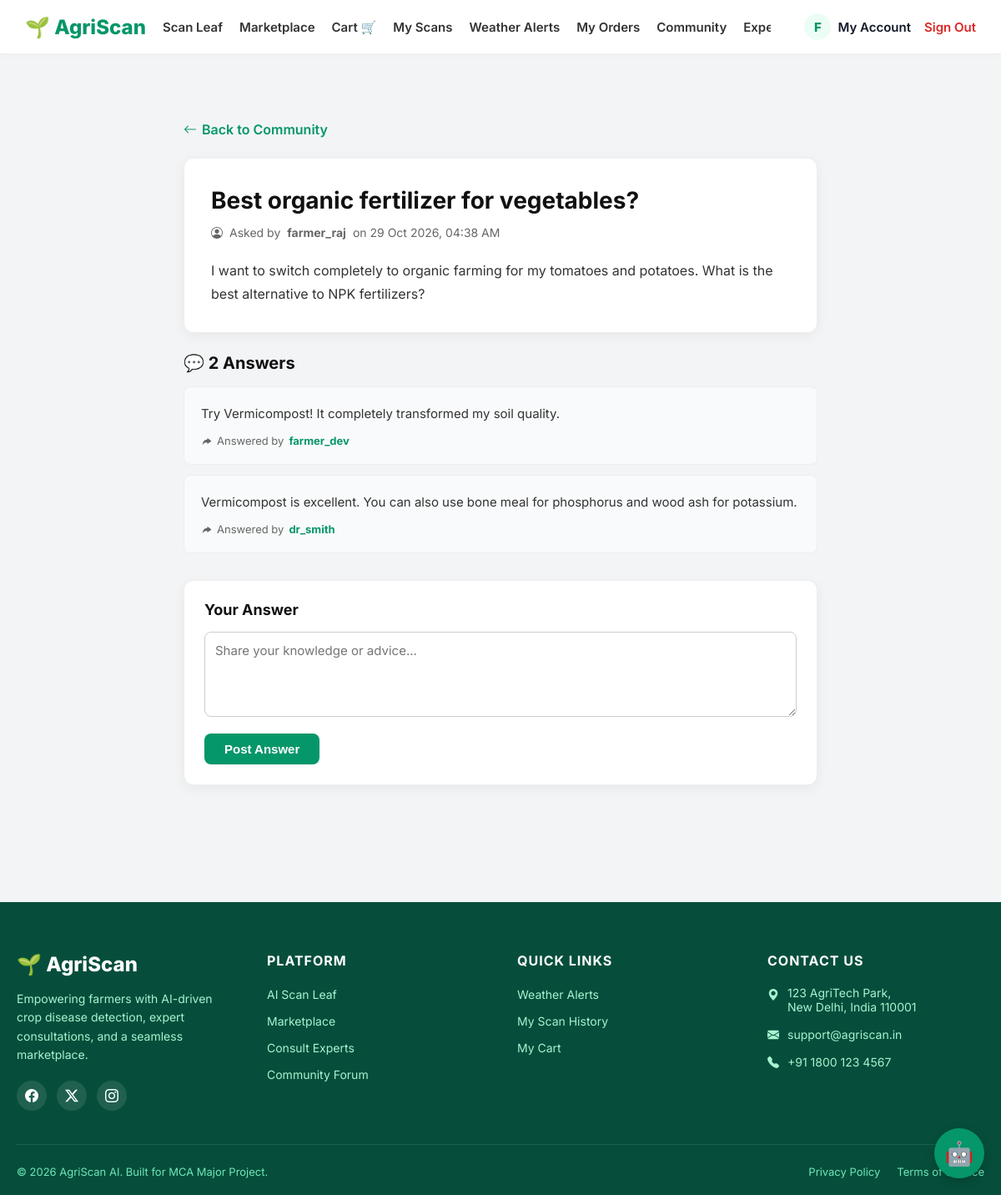
The page /community/forum/4/ (signed in) on the database its author committed.
### accounts/models.py (models this page shows)
class User(AbstractUser):
    ROLE_CHOICES = (
        ('farmer', 'Farmer'),
        ('agronomist', 'Agronomist'),
        ('seller', 'Seller'),
        ('admin', 'Admin'),
    )
    role = models.CharField(max_length=20, choices=ROLE_CHOICES, default='farmer')
    phone = models.CharField(max_length=15, blank=True)

### community/models.py (models this page shows)
class ForumPost(models.Model):
    author = models.ForeignKey(User, on_delete=models.CASCADE)
    title = models.CharField(max_length=200)
    content = models.TextField()
    created_at = models.DateTimeField(auto_now_add=True)

class ForumComment(models.Model):
    post = models.ForeignKey(ForumPost, on_delete=models.CASCADE, related_name='comments')
    author = models.ForeignKey(User, on_delete=models.CASCADE)
    content = models.TextField()
    created_at = models.DateTimeField(auto_now_add=True)

### community/views.py (the view)
# urls.py: path('forum/<int:post_id>/', views.post_detail, name='post_detail'),
@login_required
def post_detail(request, post_id):
    post = get_object_or_404(ForumPost, id=post_id)
    comments = post.comments.all().order_by('created_at')
    if request.method == 'POST':
        content = request.POST.get('content')
        ForumComment.objects.create(post=post, author=request.user, content=content)
        return redirect('post_detail', post_id=post.id)
    return render(request, 'community/post_detail.html', {'post': post, 'comments': comments})

### templates/community/post_detail.html (shortened to what this page needs)
{% extends "base.html" %}
{% block content %}
<div style="max-width: 800px; margin: 40px auto; padding: 0 20px;">
    <div style="margin-bottom: 24px;">
        <a href="{% url 'forum_list' %}" style="color: #059669; text-decoration: none; font-weight: 600; display: inline-flex; align-items: center; gap: 6px;">
            <i class="bi bi-arrow-left"></i> Back to Community
        </a>
    </div>
    <div style="background: white; padding: 32px; border-radius: 12px; box-shadow: 0 4px 15px rgba(0,0,0,0.05); border: 1px solid #eee; margin-bottom: 24px;">
        <h1 style="font-size: 28px; color: #111; margin-bottom: 12px; line-height: 1.3;">{{ post.title }}</h1>
        <p style="font-size: 14px; color: #666; margin-bottom: 24px; display: flex; align-items: center; gap: 8px;">
            <i class="bi bi-person-circle"></i> Asked by <strong>{{ post.author.username }}</strong> on {{ post.created_at|date:"d M Y, h:i A" }}
        </p>
        <div style="font-size: 16px; color: #333; line-height: 1.7; white-space: pre-wrap;">{{ post.content }}</div>
    </div>
    <h3 style="font-size: 20px; color: #111; margin-bottom: 16px;">💬 {{ comments.count }} Answer{{ comments.count|pluralize }}</h3>
    {% for comment in comments %}
    <div style="background: #F9FAFB; padding: 20px; border-radius: 8px; border: 1px solid #eee; margin-bottom: 12px;">
        <p style="font-size: 15px; color: #333; margin-bottom: 12px; line-height: 1.6;">{{ comment.content }}</p>
        <div style="font-size: 13px; color: #666; display: flex; align-items: center; gap: 6px;">
            <i class="bi bi-reply-fill" style="transform: scaleX(-1);"></i>
            Answered by <strong style="color: #059669;">{{ comment.author.username }}</strong>
        </div>
    </div>
    {% empty %}
    <div style="background: white; padding: 40px; border-radius: 12px; border: 1px dashed #ccc; text-align: center; margin-bottom: 24px;">
        <p style="color: #666; margin: 0;">No answers yet. Be the first to help!</p>
    </div>
    {% endfor %}
    <div style="background: white; padding: 24px; border-radius: 12px; box-shadow: 0 4px 15px rgba(0,0,0,0.05); border: 1px solid #eee; margin-top: 32px;">
        <h4 style="font-size: 18px; color: #111; margin-bottom: 16px;">Your Answer</h4>
        <form method="POST">
            <textarea name="content" required rows="4" placeholder="Share your knowledge or advice..."
                      style="width: 100%; padding: 12px; border: 1px solid #ccc; border-radius: 8px; font-size: 15px; font-family: inherit; resize: vertical; margin-bottom: 16px;"></textarea>
            <button type="submit" style="background: #059669; color: white; padding: 10px 24px; border: none; border-radius: 8px; font-weight: 600; font-size: 15px; cursor: pointer;">
                Post Answer
            </button>
        </form>
    </div>
</div>
{% endblock %}

### templates/base.html (shortened to what this page needs)
{% load static %}
<!DOCTYPE html>
<html lang="en">
<head>
    <link href="https://cdn.jsdelivr.net/npm/bootstrap-icons@1.11.0/font/bootstrap-icons.css" rel="stylesheet">
    <link rel="stylesheet" href="{% static 'css/style.css' %}">
</head>
<body>
<nav class="navbar" style="background: white; border-bottom: 1px solid #eee; box-shadow: 0 2px 10px rgba(0,0,0,0.02);">
    <div class="nav-container" style="display: flex; justify-content: space-between; align-items: center; width: 100%; max-width: 1400px; margin: 0 auto; padding: 16px 30px; box-sizing: border-box; gap: 20px;">
        <div style="display: flex; align-items: center; gap: 20px; flex-shrink: 1; overflow: hidden;">
            <a href="/" class="brand" style="font-size: 24px; font-weight: 800; color: #059669; text-decoration: none; white-space: nowrap; flex-shrink: 0;">
                🌱 AgriScan
            </a>
            <div class="nav-links" style="display: flex; align-items: center; gap: 20px; white-space: nowrap;">
                {% if user.is_authenticated %}
                    {% if user.is_superuser or user.role == 'admin' %}
                        <a href="{% url 'admin_dashboard' %}" style="font-size: 15px; font-weight: 600; color: #333; text-decoration: none;">Analytics</a>
                        {% if user.is_superuser %}
                            <a href="/admin/" target="_blank" style="font-size: 15px; font-weight: 600; color: #333; text-decoration: none;">Django Admin ⚙️</a>
                        {% endif %}
                    {% elif user.role == 'seller' %}
                        <a href="{% url 'seller_dashboard' %}" style="font-size: 15px; font-weight: 600; color: #333; text-decoration: none;">Seller Dashboard</a>
                        <a href="/marketplace/" style="font-size: 15px; font-weight: 600; color: #333; text-decoration: none;">View Store</a>
                    {% elif user.role == 'agronomist' %}
                        <a href="{% url 'agronomist_dashboard' %}" style="font-size: 15px; font-weight: 600; color: #333; text-decoration: none;">My Consultations</a>
                    {% else %}
                        <a href="{% url 'home' %}" style="font-size: 15px; font-weight: 600; color: #333; text-decoration: none;">Scan Leaf</a>
                        <a href="/marketplace/" style="font-size: 15px; font-weight: 600; color: #333; text-decoration: none;">Marketplace</a>
                        <a href="{% url 'view_cart' %}" style="font-size: 15px; font-weight: 600; color: #333; text-decoration: none; display: flex; align-items: center; gap: 4px;">Cart 🛒</a>
                        <a href="{% url 'history' %}" style="font-size: 15px; font-weight: 600; color: #333; text-decoration: none;">My Scans</a>
                        <a href="/weather/" style="font-size: 15px; font-weight: 600; color: #333; text-decoration: none;">Weather Alerts</a>
                        <a href="{% url 'order_history' %}" style="font-size: 15px; font-weight: 600; color: #333; text-decoration: none;">My Orders</a>
                        <a href="{% url 'forum_list' %}" style="font-size: 15px; font-weight: 600; color: #333; text-decoration: none;">Community</a>
                        <a href="{% url 'expert_list' %}" style="font-size: 15px; font-weight: 600; color: #333; text-decoration: none;">Experts</a>
                    {% endif %}
                {% endif %}
            </div>
        </div>
        <div style="display: flex; align-items: center; gap: 16px; white-space: nowrap; flex-shrink: 0; margin-left: 20px;">
            {% if user.is_authenticated %}
                <a href="{% url 'home' %}" style="display: flex; align-items: center; gap: 8px; text-decoration: none; color: #111827; font-weight: 600; font-size: 15px;">
                    <div style="background: #ECFDF5; color: #059669; width: 32px; height: 32px; border-radius: 50%; display: flex; align-items: center; justify-content: center; font-weight: 800;">
                        {{ user.username|first|upper }}
                    </div>
                    My Account
                </a>
                <form method="post" action="{% url 'logout' %}" style="margin: 0;">
                    <button type="submit" style="background: none; border: none; cursor: pointer; font-family: inherit; font-size: 15px; font-weight: 600; color: #dc2626; padding: 0;">Sign Out</button>
                </form>
            {% endif %}
        </div>
    </div>
</nav>
<main class="container">
    {% block content %}
    {% endblock %}
</main>
<footer style="background: #064E3B; color: #D1FAE5; padding: 60px 0 20px 0; margin-top: 60px; font-family: 'Inter', sans-serif;">
    <div style="max-width: 1200px; margin: 0 auto; padding: 0 20px;">
        <div style="display: grid; grid-template-columns: repeat(auto-fit, minmax(200px, 1fr)); gap: 40px; margin-bottom: 40px;">
            <div>
                <a href="{% url 'home' %}" style="display: flex; align-items: center; gap: 8px; font-size: 24px; font-weight: 800; color: white; text-decoration: none; margin-bottom: 16px;">
                    🌱 AgriScan
                </a>
                <p style="font-size: 14px; line-height: 1.6; color: #A7F3D0; margin-bottom: 20px;">
                    Empowering farmers with AI-driven crop disease detection, expert consultations, and a seamless marketplace.
                </p>
                <div style="display: flex; gap: 12px;">
                    <a href="#" style="color: white; background: rgba(255,255,255,0.1); width: 36px; height: 36px; display: flex; align-items: center; justify-content: center; border-radius: 50%; text-decoration: none;"><i class="bi bi-facebook"></i></a>
                    <a href="#" style="color: white; background: rgba(255,255,255,0.1); width: 36px; height: 36px; display: flex; align-items: center; justify-content: center; border-radius: 50%; text-decoration: none;"><i class="bi bi-twitter-x"></i></a>
                    <a href="#" style="color: white; background: rgba(255,255,255,0.1); width: 36px; height: 36px; display: flex; align-items: center; justify-content: center; border-radius: 50%; text-decoration: none;"><i class="bi bi-instagram"></i></a>
                </div>
            </div>
            <div>
                <h4 style="color: white; font-size: 16px; font-weight: 700; margin-bottom: 20px; text-transform: uppercase; letter-spacing: 1px;">Platform</h4>
                <ul style="list-style: none; padding: 0; margin: 0; display: flex; flex-direction: column; gap: 12px;">
                    <li><a href="{% url 'home' %}" style="color: #A7F3D0; text-decoration: none; font-size: 14px;">AI Scan Leaf</a></li>
                    <li><a href="/marketplace/" style="color: #A7F3D0; text-decoration: none; font-size: 14px;">Marketplace</a></li>
                    <li><a href="{% url 'expert_list' %}" style="color: #A7F3D0; text-decoration: none; font-size: 14px;">Consult Experts</a></li>
                    <li><a href="{% url 'forum_list' %}" style="color: #A7F3D0; text-decoration: none; font-size: 14px;">Community Forum</a></li>
                </ul>
            </div>
            <div>
                <h4 style="color: white; font-size: 16px; font-weight: 700; margin-bottom: 20px; text-transform: uppercase; letter-spacing: 1px;">Quick Links</h4>
                <ul style="list-style: none; padding: 0; margin: 0; display: flex; flex-direction: column; gap: 12px;">
                    <li><a href="/weather/" style="color: #A7F3D0; text-decoration: none; font-size: 14px;">Weather Alerts</a></li>
                    <li><a href="{% url 'history' %}" style="color: #A7F3D0; text-decoration: none; font-size: 14px;">My Scan History</a></li>
                    <li><a href="{% url 'view_cart' %}" style="color: #A7F3D0; text-decoration: none; font-size: 14px;">My Cart</a></li>
                </ul>
            </div>
            <div>
                <h4 style="color: white; font-size: 16px; font-weight: 700; margin-bottom: 20px; text-transform: uppercase; letter-spacing: 1px;">Contact Us</h4>
                <ul style="list-style: none; padding: 0; margin: 0; display: flex; flex-direction: column; gap: 16px; font-size: 14px; color: #A7F3D0;">
                    <li style="display: flex; gap: 10px; align-items: flex-start;">
                        <i class="bi bi-geo-alt-fill" style="margin-top: 2px;"></i>
                        <span>123 AgriTech Park,<br>New Delhi, India 110001</span>
                    </li>
                    <li style="display: flex; gap: 10px; align-items: center;">
                        <i class="bi bi-envelope-fill"></i>
                        <span>support@agriscan.in</span>
                    </li>
                    <li style="display: flex; gap: 10px; align-items: center;">
                        <i class="bi bi-telephone-fill"></i>
                        <span>+91 1800 123 4567</span>
                    </li>
                </ul>
            </div>
        </div>
        <div style="border-top: 1px solid rgba(255,255,255,0.1); padding-top: 24px; display: flex; justify-content: space-between; align-items: center; flex-wrap: wrap; gap: 16px; font-size: 13px; color: #6EE7B7;">
            <p style="margin: 0;">&copy; 2026 AgriScan AI. Built for MCA Major Project.</p>
            <div style="display: flex; gap: 20px;">
                <a href="#" style="color: #6EE7B7; text-decoration: none;">Privacy Policy</a>
                <a href="#" style="color: #6EE7B7; text-decoration: none;">Terms of Service</a>
            </div>
        </div>
    </div>
</footer>
{% if '/login/' not in request.path and '/register/' not in request.path %}
<div id="chatbot-btn" style="position: fixed; bottom: 20px; right: 20px; background: #059669; color: white; width: 60px; height: 60px; border-radius: 50%; display: flex; align-items: center; justify-content: center; font-size: 28px; cursor: pointer; box-shadow: 0 4px 12px rgba(0,0,0,0.2); z-index: 1000;">
    🤖
</div>
{% endif %}
</body>
</html>

### static/css/style.css (style rules this page uses)
:root { --primary: #059669; --primary-dark: #047857; --bg: #F3F4F6; --card-bg: #FFFFFF; --text-main: #111827; --text-muted: #6B7280; --border: #E5E7EB; --shadow: 0 10px 25px rgba(0,0,0,0.05); }
* { box-sizing: border-box; margin: 0; padding: 0; }
body { font-family: 'Inter', sans-serif; background: var(--bg); color: var(--text-main); display: flex; flex-direction: column; min-height: 100vh; }
.container { max-width: 1100px; margin: 0 auto; padding: 40px 20px; flex: 1; }
.navbar { background: var(--card-bg); box-shadow: 0 2px 10px rgba(0,0,0,0.05); position: sticky; top: 0; z-index: 100; }
.nav-container { max-width: 1100px; margin: 0 auto; padding: 16px 20px; display: flex; justify-content: space-between; align-items: center; }
.brand { font-size: 22px; font-weight: 800; color: var(--primary); text-decoration: none; }
.nav-links { display: flex; gap: 24px; align-items: center; }
.nav-links a { text-decoration: none; color: var(--text-main); font-weight: 500; font-size: 15px; }

### templates/base.html (style rules this page uses)
body { display: flex; flex-direction: column; min-height: 100vh; margin: 0; }
main { flex: 1 0 auto; }

### rows shown on the page
User: username|first "F"
ForumPost: title "Best organic fertilizer for vegetables?", author.username "farmer_raj", created_at "29 Oct 2026, 04:38 AM", content "I want to switch completely to organic farming for my tomatoes and potatoes. What is the best alternative to NPK fertilizers?"
ForumComment: content "Try Vermicompost! It completely transformed my soil quality.", author.username "farmer_dev"
ForumComment: content "Vermicompost is excellent. You can also use bone meal for phosphorus and wood ash for potassium.", author.username "dr_smith"

### other values the page prints
{{ comments.count }} "2"
